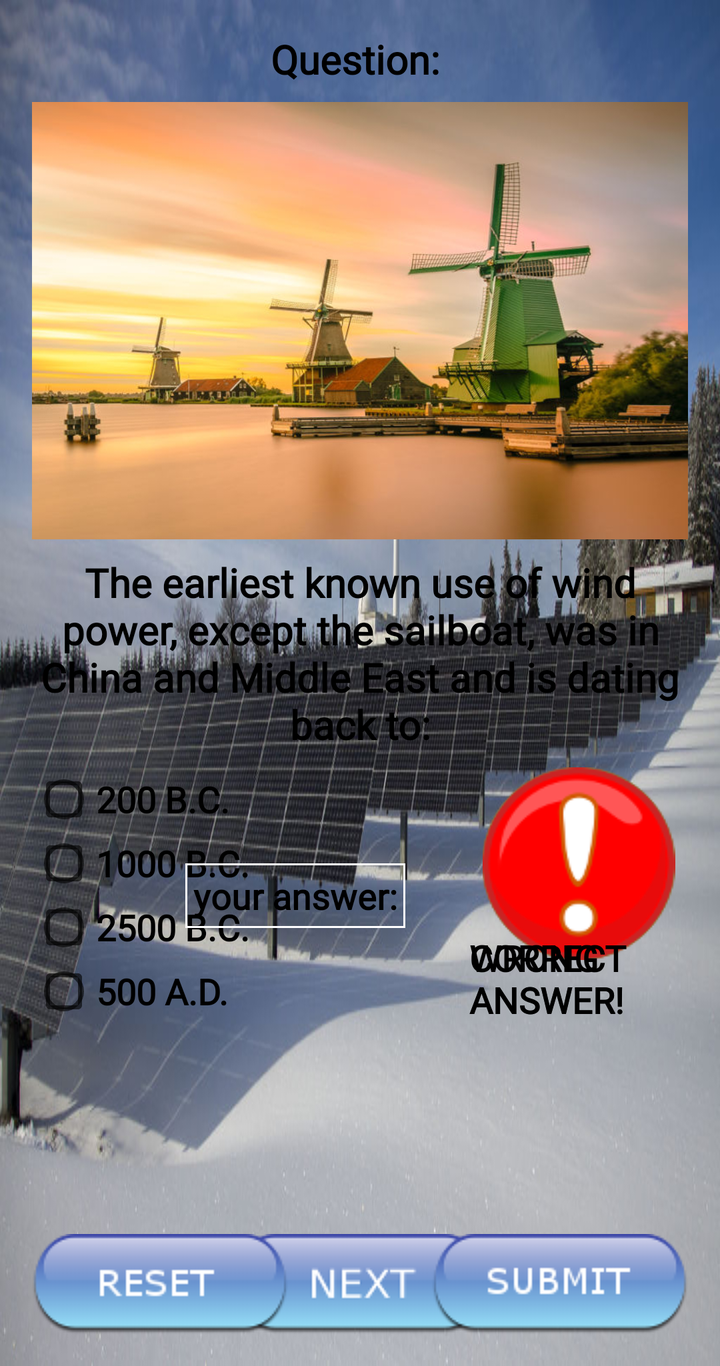
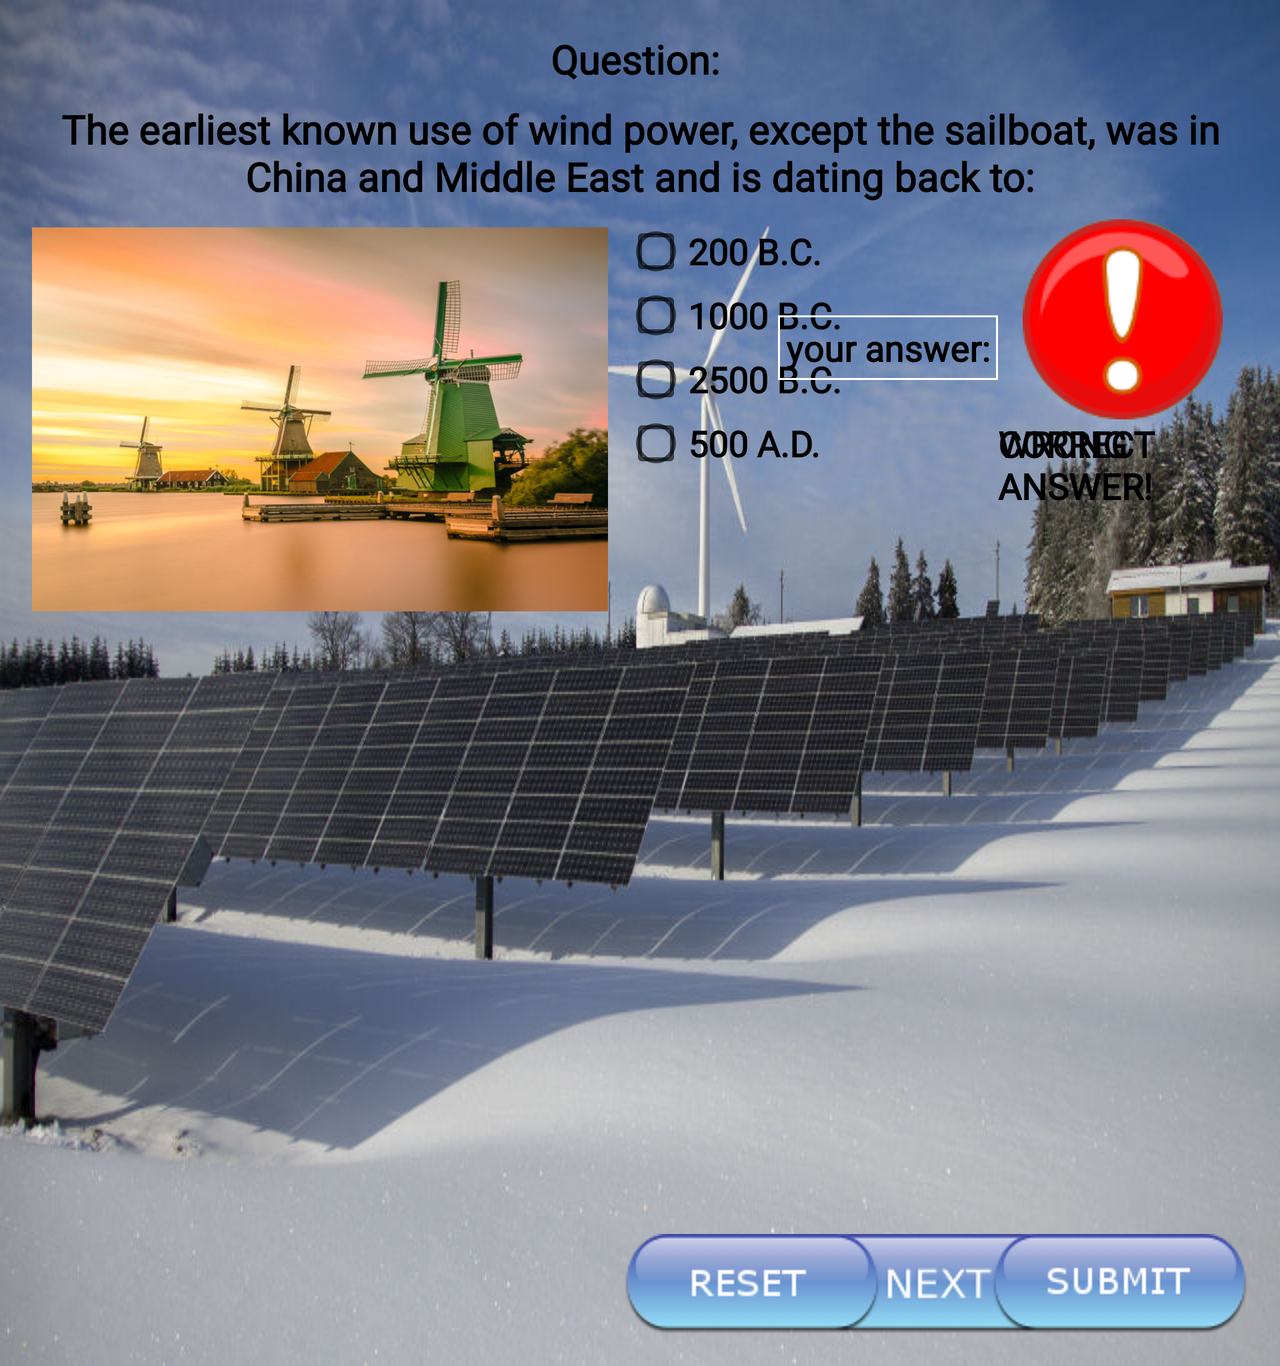

First picture: res/layout/ on a phone held upright. Second picture: the repository's own variant of that layout, on a device whose configuration matches the variant's folder. Source for both follows.
<!-- AndroidManifest.xml: application theme AppTheme -->
<!-- res/layout/green_energy_main.xml -->
<?xml version="1.0" encoding="utf-8"?>
<ScrollView xmlns:android="http://schemas.android.com/apk/res/android"
    android:layout_width="match_parent"
    android:layout_height="match_parent"
    android:background="@drawable/greene"
    android:fillViewport="true">

    <LinearLayout
        android:layout_width="match_parent"
        android:layout_height="wrap_content"
        android:orientation="vertical">

        <TextView
            android:id="@+id/questionInfo"
            style="@style/question_info"
            android:layout_marginEnd="@dimen/standard"
            android:layout_marginStart="@dimen/standard"
            android:layout_marginTop="@dimen/standard"
            android:text="@string/question_no" />

        <ImageView
            android:id="@+id/backgroundImage"
            style="@style/image"
            android:layout_marginEnd="@dimen/standard"
            android:layout_marginStart="@dimen/standard"
            android:layout_marginTop="@dimen/half"
            android:background="@drawable/rounded_shape"
            android:contentDescription="@string/quiz_picture"
            android:foreground="@drawable/rounded_fg"
            android:src="@drawable/windmills" />

        <LinearLayout
            style="@style/container_questions_layout_front_portrait"
            android:layout_marginEnd="@dimen/standard"
            android:layout_marginStart="@dimen/standard"
            android:layout_marginTop="@dimen/half">

            <TextView
                android:id="@+id/quizQuestion"
                style="@style/question"
                android:layout_marginBottom="@dimen/half"
                android:text="@string/green_q1" />

            <LinearLayout
                style="@style/container_questions_layout_portrait"
                android:baselineAligned="false">

                <RelativeLayout
                    android:layout_width="@dimen/zero"
                    android:layout_height="wrap_content"
                    android:layout_weight="2">

                    <RadioGroup xmlns:android="http://schemas.android.com/apk/res/android"
                        android:id="@+id/rg"
                        style="@style/radiogroup">

                        <RadioButton
                            android:id="@+id/rb1"
                            style="@style/radiobutton"
                            android:checked="false"
                            android:text="@string/green_q1_1" />

                        <RadioButton
                            android:id="@+id/rb2"
                            style="@style/radiobutton"
                            android:checked="false"
                            android:text="@string/green_q1_2" />

                        <RadioButton
                            android:id="@+id/rb3"
                            style="@style/radiobutton"
                            android:checked="false"
                            android:text="@string/green_q1_3" />

                        <RadioButton
                            android:id="@+id/rb4"
                            style="@style/radiobutton"
                            android:checked="false"
                            android:text="@string/green_q1_4" />

                    </RadioGroup>

                    <CheckBox
                        android:id="@+id/checkbox1"
                        style="@style/checkbox"
                        android:onClick="checkboxOnClick"
                        android:text="" />

                    <CheckBox
                        android:id="@+id/checkbox2"
                        style="@style/checkbox"
                        android:layout_below="@id/checkbox1"
                        android:onClick="checkboxOnClick"
                        android:text="" />

                    <CheckBox
                        android:id="@+id/checkbox3"
                        style="@style/checkbox"
                        android:layout_below="@id/checkbox2"
                        android:onClick="checkboxOnClick"
                        android:text="" />

                    <CheckBox
                        android:id="@+id/checkbox4"
                        style="@style/checkbox"
                        android:layout_below="@id/checkbox3"
                        android:onClick="checkboxOnClick"
                        android:text="" />

                    <TextView
                        android:id="@+id/textquestion1"
                        style="@style/texviewedit"
                        android:layout_marginStart="@dimen/standard"
                        android:layout_marginTop="@dimen/half"
                        android:text="" />

                    <TextView
                        android:id="@+id/textquestion2"
                        style="@style/texviewedit"
                        android:layout_below="@id/checkbox1"
                        android:layout_marginStart="@dimen/standard"
                        android:layout_marginTop="@dimen/half"
                        android:text="" />

                    <TextView
                        android:id="@+id/textquestion3"
                        style="@style/texviewedit"
                        android:layout_below="@id/checkbox2"
                        android:layout_marginStart="@dimen/standard"
                        android:layout_marginTop="@dimen/half"
                        android:text="" />

                    <TextView
                        android:id="@+id/textquestion4"
                        style="@style/texviewedit"
                        android:layout_below="@id/checkbox3"
                        android:layout_marginStart="@dimen/standard"
                        android:layout_marginTop="@dimen/half"
                        android:text="" />

                    <EditText
                        android:id="@+id/textviewedit"
                        style="@style/edit_textview"
                        android:layout_alignParentEnd="true"
                        android:layout_centerVertical="true"
                        android:layout_marginEnd="@dimen/double_standard"
                        android:hint="@string/youranswer"
                        android:inputType="text" />

                </RelativeLayout>

                <RelativeLayout
                    android:layout_width="@dimen/zero"
                    android:layout_height="match_parent"
                    android:layout_weight="1">

                    <ImageView
                        android:id="@+id/checkmark"
                        style="@style/correct_wrong_image"
                        android:layout_marginBottom="@dimen/double_standard"
                        android:contentDescription="@string/correct_sign"
                        android:src="@drawable/checkmark" />

                    <ImageView
                        android:id="@+id/exclamationMark"
                        style="@style/correct_wrong_image"
                        android:layout_marginBottom="@dimen/double_standard"
                        android:contentDescription="@string/wrong_sign"
                        android:src="@drawable/exclamation" />

                    <TextView
                        android:id="@+id/correct"
                        style="@style/correct_wrong_text"
                        android:layout_alignParentBottom="true"
                        android:text="@string/correct" />

                    <TextView
                        android:id="@+id/wrong"
                        style="@style/correct_wrong_text"
                        android:layout_alignParentBottom="true"
                        android:text="@string/wrong" />

                </RelativeLayout>

            </LinearLayout>

        </LinearLayout>

        <RelativeLayout style="@style/match_match">

            <ImageButton
                android:id="@+id/nextButton"
                style="@style/bottom_button"
                android:layout_alignParentBottom="true"
                android:layout_centerHorizontal="true"
                android:layout_marginBottom="@dimen/standard"
                android:contentDescription="@string/next"
                android:onClick="setNext_button"
                android:src="@drawable/next_button" />

            <ImageButton
                android:id="@+id/submitButton"
                style="@style/bottom_button"
                android:layout_alignParentBottom="true"
                android:layout_alignParentEnd="true"
                android:layout_marginBottom="@dimen/standard"
                android:layout_marginEnd="@dimen/standard"
                android:contentDescription="@string/submit"
                android:onClick="submit"
                android:src="@drawable/submit_button" />

            <ImageButton
                android:id="@+id/resetButton"
                style="@style/bottom_button"
                android:layout_alignParentBottom="true"
                android:layout_marginBottom="@dimen/standard"
                android:layout_marginStart="@dimen/standard"
                android:contentDescription="@string/reset"
                android:onClick="resetButton"
                android:src="@drawable/reset_button" />

        </RelativeLayout>

    </LinearLayout>

</ScrollView>
<!-- resources referenced by this layout -->
<resources>
  <dimen name="double_standard">32dp</dimen>
  <dimen name="half">8dp</dimen>
  <dimen name="standard">16dp</dimen>
  <dimen name="zero">0dp</dimen>
  <!-- drawable next_button (drawable) -->
  <?xml version="1.0" encoding="utf-8"?>
  <selector xmlns:android="http://schemas.android.com/apk/res/android">
      <item android:state_pressed="true"
          android:drawable="@drawable/next_pressed" /> 
      <item android:state_focused="true"
          android:drawable="@drawable/next" /> 
      <item android:drawable="@drawable/next" /> 
  </selector>
  <string name="correct">Correct answer!</string>
  <string name="correct_sign">Correct sign</string>
  <string name="green_q1">The earliest known use of wind power, except the sailboat, was in China and Middle East and is dating back to:</string>
  <string name="green_q1_1">200 B.C.</string>
  <string name="green_q1_2">1000 B.C.</string>
  <string name="green_q1_3">2500 B.C.</string>
  <string name="green_q1_4">500 A.D.</string>
  <string name="next">Next button</string>
  <string name="question_no">Question:\u0020</string>
  <string name="quiz_picture">Quiz rotating picture</string>
  <string name="reset">Reset button</string>
  <string name="submit">Submit button</string>
  <string name="wrong">Wrong answer!</string>
  <string name="wrong_sign">Wrong sign</string>
  <string name="youranswer">your answer:</string>
  <style name="bottom_button">
          <item name="android:layout_width">wrap_content</item>
          <item name="android:layout_height">wrap_content</item>
          <item name="android:background">@android:color/transparent</item>
      </style>
  <style name="container_questions_layout_front_portrait">
          <item name="android:layout_width">match_parent</item>
          <item name="android:layout_height">wrap_content</item>
          <item name="android:orientation">vertical</item>
          <item name="android:background">@drawable/rounded_shape</item>
      </style>
  <style name="container_questions_layout_portrait">
          <item name="android:layout_width">match_parent</item>
          <item name="android:layout_height">match_parent</item>
          <item name="android:orientation">horizontal</item>
      </style>
  <style name="correct_wrong_image">
          <item name="android:layout_width">wrap_content</item>
          <item name="android:layout_height">wrap_content</item>
          <item name="android:layout_centerHorizontal">true</item>
      </style>
  <style name="image">
          <item name="android:layout_width">wrap_content</item>
          <item name="android:layout_height">wrap_content</item>
          <item name="android:adjustViewBounds">true</item>
      </style>
  <style name="match_match">
          <item name="android:layout_width">match_parent</item>
          <item name="android:layout_height">match_parent</item>
      </style>
  <style name="radiogroup">
          <item name="android:layout_width">wrap_content</item>
          <item name="android:layout_height">wrap_content</item>
          <item name="android:orientation">vertical</item>
      </style>
  <style name="AppTheme" parent="Theme.AppCompat.Light.NoActionBar">
          
          <item name="colorPrimary">@color/colorPrimary</item>
          <item name="colorPrimaryDark">@color/colorPrimaryDark</item>
          <item name="colorAccent">@color/colorAccent</item>
      </style>
  <color name="black">#000000</color>color&gt;
  <dimen name="answer">18sp</dimen>
  <dimen name="correct_wrong">18sp</dimen>
  <dimen name="quarter">4dp</dimen>
  <dimen name="question">20sp</dimen>
  <dimen name="question_number">20sp</dimen>
  <color name="colorPrimary">#3F51B5</color>
  <color name="colorPrimaryDark">#303F9F</color>
  <color name="colorAccent">#FF4081</color>
  <color name="white">#FFFFFF</color>
</resources>
<!-- res/layout-land/green_energy_main.xml (the repository's variant of the layout above) -->
<!-- drawn on the phone turned sideways -->
<?xml version="1.0" encoding="utf-8"?>
<ScrollView xmlns:android="http://schemas.android.com/apk/res/android"
    android:layout_width="match_parent"
    android:layout_height="match_parent"
    android:background="@drawable/greene"
    android:fillViewport="true">

    <LinearLayout
        android:layout_width="match_parent"
        android:layout_height="wrap_content"
        android:orientation="vertical">

        <TextView
            android:id="@+id/questionInfo"
            style="@style/question_info"
            android:layout_marginEnd="@dimen/standard"
            android:layout_marginStart="@dimen/standard"
            android:layout_marginTop="@dimen/standard"
            android:text="@string/question_no" />

        <TextView
            android:id="@+id/quizQuestion"
            style="@style/question"
            android:layout_gravity="center_horizontal"
            android:layout_marginBottom="@dimen/half"
            android:layout_marginEnd="@dimen/standard"
            android:layout_marginStart="@dimen/standard"
            android:layout_marginTop="@dimen/half"
            android:background="@drawable/rounded_shape"
            android:text="@string/green_q1" />

        <LinearLayout
            android:layout_width="match_parent"
            android:layout_height="match_parent"
            android:baselineAligned="false"
            android:orientation="horizontal">

            <LinearLayout
                android:layout_width="@dimen/zero"
                android:layout_height="wrap_content"
                android:layout_weight="1"
                android:orientation="vertical">

                <ImageView
                    android:id="@+id/backgroundImage"
                    style="@style/image"
                    android:layout_marginEnd="@dimen/half"
                    android:layout_marginStart="@dimen/standard"
                    android:layout_marginTop="@dimen/quarter"
                    android:background="@drawable/rounded_shape"
                    android:contentDescription="@string/quiz_picture"
                    android:foreground="@drawable/rounded_fg"
                    android:src="@drawable/windmills" />

            </LinearLayout>

            <LinearLayout
                android:layout_width="@dimen/zero"
                android:layout_height="match_parent"
                android:layout_marginEnd="@dimen/standard"
                android:layout_weight="1"
                android:orientation="vertical">

                <LinearLayout
                    style="@style/container_questions_layout_front_landscape"
                    android:baselineAligned="false">

                    <RelativeLayout
                        android:layout_width="@dimen/zero"
                        android:layout_height="wrap_content"
                        android:layout_weight="1.5">

                        <RadioGroup xmlns:android="http://schemas.android.com/apk/res/android"
                            android:id="@+id/rg"
                            style="@style/radiogroup">

                            <RadioButton
                                android:id="@+id/rb1"
                                style="@style/radiobutton"
                                android:checked="false"
                                android:text="@string/green_q1_1" />

                            <RadioButton
                                android:id="@+id/rb2"
                                style="@style/radiobutton"
                                android:checked="false"
                                android:text="@string/green_q1_2" />

                            <RadioButton
                                android:id="@+id/rb3"
                                style="@style/radiobutton"
                                android:checked="false"
                                android:text="@string/green_q1_3" />

                            <RadioButton
                                android:id="@+id/rb4"
                                style="@style/radiobutton"
                                android:checked="false"
                                android:text="@string/green_q1_4" />

                        </RadioGroup>

                        <CheckBox
                            android:id="@+id/checkbox1"
                            style="@style/checkbox"
                            android:onClick="checkboxOnClick"
                            android:text="" />

                        <CheckBox
                            android:id="@+id/checkbox2"
                            style="@style/checkbox"
                            android:layout_below="@id/checkbox1"
                            android:onClick="checkboxOnClick"
                            android:text="" />

                        <CheckBox
                            android:id="@+id/checkbox3"
                            style="@style/checkbox"
                            android:layout_below="@id/checkbox2"
                            android:onClick="checkboxOnClick"
                            android:text="" />

                        <CheckBox
                            android:id="@+id/checkbox4"
                            style="@style/checkbox"
                            android:layout_below="@id/checkbox3"
                            android:onClick="checkboxOnClick"
                            android:text="" />

                        <TextView
                            android:id="@+id/textquestion1"
                            style="@style/texviewedit"
                            android:layout_marginStart="@dimen/standard"
                            android:layout_marginTop="@dimen/half"
                            android:text="" />

                        <TextView
                            android:id="@+id/textquestion2"
                            style="@style/texviewedit"
                            android:layout_below="@id/checkbox1"
                            android:layout_marginStart="@dimen/standard"
                            android:layout_marginTop="@dimen/half"
                            android:text="" />

                        <TextView
                            android:id="@+id/textquestion3"
                            style="@style/texviewedit"
                            android:layout_below="@id/checkbox2"
                            android:layout_marginStart="@dimen/standard"
                            android:layout_marginTop="@dimen/half"
                            android:text="" />

                        <TextView
                            android:id="@+id/textquestion4"
                            style="@style/texviewedit"
                            android:layout_below="@id/checkbox3"
                            android:layout_marginStart="@dimen/standard"
                            android:layout_marginTop="@dimen/half"
                            android:text="" />

                        <EditText
                            android:id="@+id/textviewedit"
                            style="@style/edit_textview"
                            android:layout_alignParentEnd="true"
                            android:layout_centerVertical="true"
                            android:hint="@string/youranswer"
                            android:inputType="text" />

                    </RelativeLayout>

                    <RelativeLayout
                        android:layout_width="@dimen/zero"
                        android:layout_height="wrap_content"
                        android:layout_weight="1">

                        <ImageView
                            android:id="@+id/checkmark"
                            style="@style/correct_wrong_image"
                            android:contentDescription="@string/correct_sign"
                            android:src="@drawable/checkmark" />

                        <ImageView
                            android:id="@+id/exclamationMark"
                            style="@style/correct_wrong_image"
                            android:contentDescription="@string/wrong_sign"
                            android:src="@drawable/exclamation" />

                        <TextView
                            android:id="@+id/correct"
                            style="@style/correct_wrong_text"
                            android:layout_below="@id/checkmark"
                            android:text="@string/correct" />

                        <TextView
                            android:id="@+id/wrong"
                            style="@style/correct_wrong_text"
                            android:layout_below="@id/exclamationMark"
                            android:text="@string/wrong" />

                    </RelativeLayout>

                </LinearLayout>

                <RelativeLayout style="@style/match_match">

                    <ImageButton
                        android:id="@+id/nextButton"
                        style="@style/bottom_button"
                        android:layout_alignParentBottom="true"
                        android:layout_centerHorizontal="true"
                        android:layout_marginBottom="@dimen/standard"
                        android:contentDescription="@string/next"
                        android:onClick="setNext_button"
                        android:src="@drawable/next_button" />

                    <ImageButton
                        android:id="@+id/submitButton"
                        style="@style/bottom_button"
                        android:layout_alignParentBottom="true"
                        android:layout_alignParentEnd="true"
                        android:layout_marginBottom="@dimen/standard"
                        android:contentDescription="@string/submit"
                        android:onClick="submit"
                        android:src="@drawable/submit_button" />

                    <ImageButton
                        android:id="@+id/resetButton"
                        style="@style/bottom_button"
                        android:layout_alignParentBottom="true"
                        android:layout_marginBottom="@dimen/standard"
                        android:contentDescription="@string/reset"
                        android:onClick="resetButton"
                        android:src="@drawable/reset_button" />

                </RelativeLayout>

            </LinearLayout>

        </LinearLayout>

    </LinearLayout>

</ScrollView>
<!-- resources referenced by the variant -->
<!-- as the phone turned sideways resolves them -->
<resources>
  <dimen name="half">8dp</dimen>
  <dimen name="quarter">4dp</dimen>
  <dimen name="standard">16dp</dimen>
  <dimen name="zero">0dp</dimen>
  <!-- drawable next_button (drawable) -->
  <?xml version="1.0" encoding="utf-8"?>
  <selector xmlns:android="http://schemas.android.com/apk/res/android">
      <item android:state_pressed="true"
          android:drawable="@drawable/next_pressed" /> 
      <item android:state_focused="true"
          android:drawable="@drawable/next" /> 
      <item android:drawable="@drawable/next" /> 
  </selector>
  <!-- drawable reset_button (drawable) -->
  <?xml version="1.0" encoding="utf-8"?>
  <selector xmlns:android="http://schemas.android.com/apk/res/android">
      <item android:state_pressed="true"
          android:drawable="@drawable/reset_pressed" /> 
      <item android:state_focused="true"
          android:drawable="@drawable/reset" /> 
      <item android:drawable="@drawable/reset" /> 
  </selector>
  <string name="correct">Correct answer!</string>
  <string name="correct_sign">Correct sign</string>
  <string name="green_q1">The earliest known use of wind power, except the sailboat, was in China and Middle East and is dating back to:</string>
  <string name="green_q1_1">200 B.C.</string>
  <string name="green_q1_2">1000 B.C.</string>
  <string name="green_q1_3">2500 B.C.</string>
  <string name="green_q1_4">500 A.D.</string>
  <string name="next">Next button</string>
  <string name="question_no">Question:\u0020</string>
  <string name="quiz_picture">Quiz rotating picture</string>
  <string name="reset">Reset button</string>
  <string name="submit">Submit button</string>
  <string name="wrong">Wrong answer!</string>
  <string name="wrong_sign">Wrong sign</string>
  <string name="youranswer">your answer:</string>
  <style name="bottom_button">
          <item name="android:layout_width">wrap_content</item>
          <item name="android:layout_height">wrap_content</item>
          <item name="android:background">@android:color/transparent</item>
      </style>
  <style name="container_questions_layout_front_landscape">
          <item name="android:layout_width">match_parent</item>
          <item name="android:layout_height">wrap_content</item>
          <item name="android:orientation">horizontal</item>
          <item name="android:background">@drawable/rounded_shape</item>
      </style>
  <style name="correct_wrong_image">
          <item name="android:layout_width">wrap_content</item>
          <item name="android:layout_height">wrap_content</item>
          <item name="android:layout_centerHorizontal">true</item>
      </style>
  <style name="image">
          <item name="android:layout_width">wrap_content</item>
          <item name="android:layout_height">wrap_content</item>
          <item name="android:adjustViewBounds">true</item>
      </style>
  <style name="match_match">
          <item name="android:layout_width">match_parent</item>
          <item name="android:layout_height">match_parent</item>
      </style>
  <style name="radiogroup">
          <item name="android:layout_width">wrap_content</item>
          <item name="android:layout_height">wrap_content</item>
          <item name="android:orientation">vertical</item>
      </style>
  <style name="AppTheme" parent="Theme.AppCompat.Light.NoActionBar">
          
          <item name="colorPrimary">@color/colorPrimary</item>
          <item name="colorPrimaryDark">@color/colorPrimaryDark</item>
          <item name="colorAccent">@color/colorAccent</item>
      </style>
  <color name="black">#000000</color>color&gt;
  <dimen name="answer">18sp</dimen>
  <dimen name="correct_wrong">18sp</dimen>
  <dimen name="question">20sp</dimen>
  <dimen name="question_number">20sp</dimen>
  <color name="colorPrimary">#3F51B5</color>
  <color name="colorPrimaryDark">#303F9F</color>
  <color name="colorAccent">#FF4081</color>
  <color name="white">#FFFFFF</color>
</resources>
